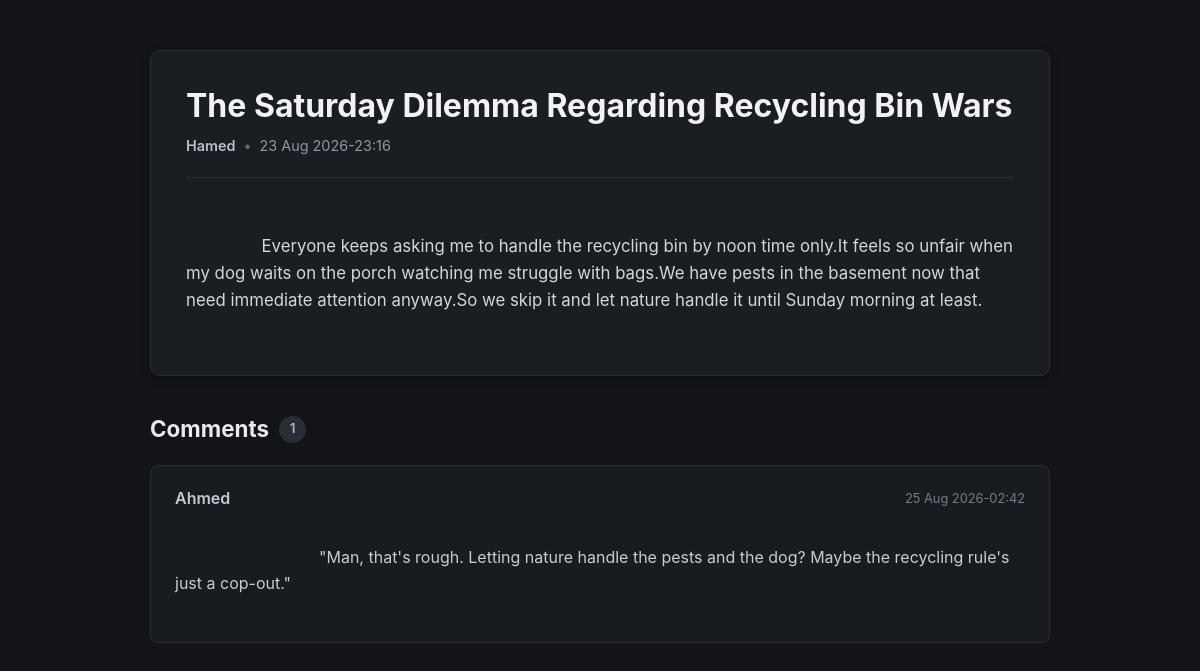
The page /read/3 on the database its author committed.
### tables this page shows
CREATE TABLE POSTS(
        ID INTEGER PRIMARY KEY AUTOINCREMENT,
        Author TEXT NOT NULL,
        Date TEXT NOT NULL,
        Title TEXT NOT NULL,
        Content TEXT NOT NULL
                             );

CREATE TABLE COMMENTS(
    ID INTEGER PRIMARY KEY AUTOINCREMENT,
    PostID INTEGER NOT NULL,
    ParentID INTEGER DEFAULT NULL,
    Author TEXT NOT NULL,
    Date TEXT NOT NULL,
    Content TEXT NOT NULL,

    FOREIGN KEY (PostID) REFERENCES POSTS(ID),
    FOREIGN KEY (ParentID) REFERENCES COMMENTS(ID)
                                );

### main.py (the view)
@app.route("/read/<post_id>")
def read(post_id):
    connection = get_connection()
    connection.row_factory = sqlite3.Row
    postCursor = dbHandle.getPost(connection,post_id)
    commentsCursor = dbHandle.getComments(connection,post_id)
    return render_template("read.html",post=postCursor.fetchone(),comments=commentsCursor.fetchall())

### dbHandle.py (called while the page is built)
def getPost(connection,post_id):
     return connection.execute("SELECT * FROM POSTS WHERE ID = ?",[post_id])

def getComments(connection,postID):
     return connection.execute("SELECT * FROM COMMENTS WHERE PostID = ?",[postID])

### main.py (called while the page is built)
def get_connection():
    if "db" not in g:
        g.db = sqlite3.connect(HOME / "forum.db")
    return g.db

@app.teardown_appcontext
def close_connection(error=None):
    db = g.pop("db", None)
    if(db):
        db.close()

### templates/read.html (shortened to what this page needs)
<!DOCTYPE html>
<html lang="en">
<head>
    <link
        rel="stylesheet"
        href="{{ url_for('static', filename='post.css') }}"
    >
</head>
<body>
    <main class="page-container">
        <article class="post">
            <header class="post-header">
                <h1 class="post-title">{{ post["Title"] }}</h1>
                <div class="post-meta">
                    <span class="post-author">
                        {{ post["Author"] }}
                    </span>
                    <span class="separator">•</span>
                    <time class="post-date">
                        {{ post["Date"] }}
                    </time>
                </div>
            </header>
            <div class="post-content">
                {{ post["Content"] }}
            </div>
        </article>
        <section class="comments-section">
            <header class="comments-header">
                <h2>Comments</h2>
                <span class="comment-count">
                    {{ comments|length }}
                </span>
            </header>
            {% if comments %}
                <div class="comments-list">
                    {% for comment in comments %}
                        <article class="comment">
                            <header class="comment-header">
                                <span class="comment-author">
                                    {{ comment["Author"] }}
                                </span>
                                <time class="comment-date">
                                    {{ comment["Date"] }}
                                </time>
                            </header>
                            <div class="comment-content">
                                {{ comment["Content"] }}
                            </div>
                        </article>
                    {% endfor %}
                </div>
            {% else %}
                <div class="no-comments">
                    No comments yet.
                </div>
            {% endif %}
        </section>
    </main>
</body>
</html>

### static/post.css (style rules this page uses)
* { box-sizing: border-box; }
body { margin: 0; background-color: #121417; color: #d7dce2; font-family: -apple-system, BlinkMacSystemFont, "Segoe UI", Roboto, Arial, sans-serif; line-height: 1.6; }
.page-container { width: min(900px, 92%); margin: 50px auto; }
.post { background-color: #1a1d21; border: 1px solid #2a2f35; border-radius: 10px; padding: 35px; box-shadow: 0 2px 10px rgba(0, 0, 0, 0.25); }
.post-header { padding-bottom: 20px; border-bottom: 1px solid #2a2f35; }
.post-title { margin: 0 0 8px 0; color: #f0f2f5; font-size: 2rem; line-height: 1.25; }
.post-meta { display: flex; align-items: center; gap: 8px; color: #8f98a3; font-size: 0.9rem; }
.post-author { color: #b9c1ca; font-weight: 600; }
.separator { color: #5f6872; }
.post-date { color: #8f98a3; }
.post-content { margin-top: 28px; color: #d2d7dd; font-size: 1.05rem; white-space: pre-wrap; overflow-wrap: break-word; }
.comments-section { margin-top: 35px; }
.comments-header { display: flex; align-items: center; gap: 10px; margin-bottom: 18px; }
.comments-header h2 { margin: 0; color: #e7eaee; font-size: 1.4rem; }
.comment-count { display: inline-flex; align-items: center; justify-content: center; min-width: 27px; height: 27px; padding: 0 8px; background-color: #292e34; color: #adb5bf; border-radius: 20px; font-size: 0.85rem; font-weight: 600; }
.comments-list { display: flex; flex-direction: column; gap: 14px; }
.comment { padding: 20px 24px; background-color: #181b1f; border: 1px solid #292e34; border-radius: 8px; }
.comment-header { display: flex; align-items: center; justify-content: space-between; gap: 15px; margin-bottom: 8px; }
.comment-author { color: #c4cad1; font-weight: 600; }
.comment-date { color: #747d87; font-size: 0.8rem; }
.comment-content { color: #c8cdd3; white-space: pre-wrap; overflow-wrap: break-word; }

### rows shown on the page
POSTS: Title "The Saturday Dilemma Regarding Recycling Bin Wars", Author "Hamed", Date "23 Aug 2026-23:16", Content "Everyone keeps asking me to handle the recycling bin by noon time only.It feels so unfair when my dog waits on the porch watching me struggle with bags.We have pests in the basement now that need immediate attention anyway.So we skip it and let nature handle it until Sunday morning at least."
COMMENTS: Author "Ahmed", Date "25 Aug 2026-02:42", Content "\"Man, that's rough. Letting nature handle the pests and the dog? Maybe the recycling rule's just a cop-out.\""

### other values the page prints
{{ comments|length }} "1"
